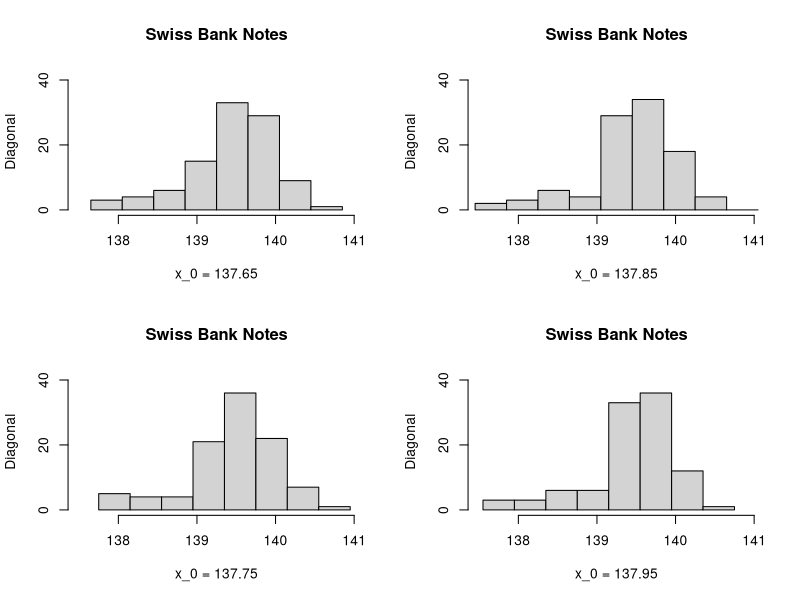

R code for this plot:

# clear variables and close windows
rm(list = ls(all = TRUE))
graphics.off()

# load data
x = read.table("bank2.dat")
x = x[101:200, 6]

origin1 = 137.65
origin2 = 137.75
origin3 = 137.85
origin4 = 137.95

y1 = seq(origin1, 141.05, 0.4)
y2 = seq(origin2, 141.05, 0.4)
y3 = seq(origin3 - 0.4, 141.05, 0.4)  # origin>min(x)
y4 = seq(origin4 - 0.4, 141.05, 0.4)  # origin>min(x)

par(mfrow = c(2, 2))
hist(x, y1, ylab = "Diagonal", xlab = "x_0 = 137.65", xlim = c(137.5, 141), ylim = c(0, 
    42), main = "Swiss Bank Notes", axes = FALSE)
axis(side = 1, at = seq(138, 141), labels = seq(138, 141))
axis(side = 2, at = seq(0, 40, 20), labels = seq(0, 40, 20))

hist(x, y3, ylab = "Diagonal", xlab = "x_0 = 137.85", xlim = c(137.5, 141), ylim = c(0, 
    42), main = "Swiss Bank Notes", axes = FALSE)
axis(side = 1, at = seq(138, 141), labels = seq(138, 141))
axis(side = 2, at = seq(0, 40, 20), labels = seq(0, 40, 20))

hist(x, y2, ylab = "Diagonal", xlab = "x_0 = 137.75", xlim = c(137.5, 141), ylim = c(0, 
    42), main = "Swiss Bank Notes", axes = FALSE)
axis(side = 1, at = seq(138, 141), labels = seq(138, 141))
axis(side = 2, at = seq(0, 40, 20), labels = seq(0, 40, 20))

hist(x, y4, ylab = "Diagonal", xlab = "x_0 = 137.95", xlim = c(137.5, 141), ylim = c(0, 
    42), main = "Swiss Bank Notes", axes = FALSE)
axis(side = 1, at = seq(138, 141), labels = seq(138, 141))
axis(side = 2, at = seq(0, 40, 20), labels = seq(0, 40, 20))
